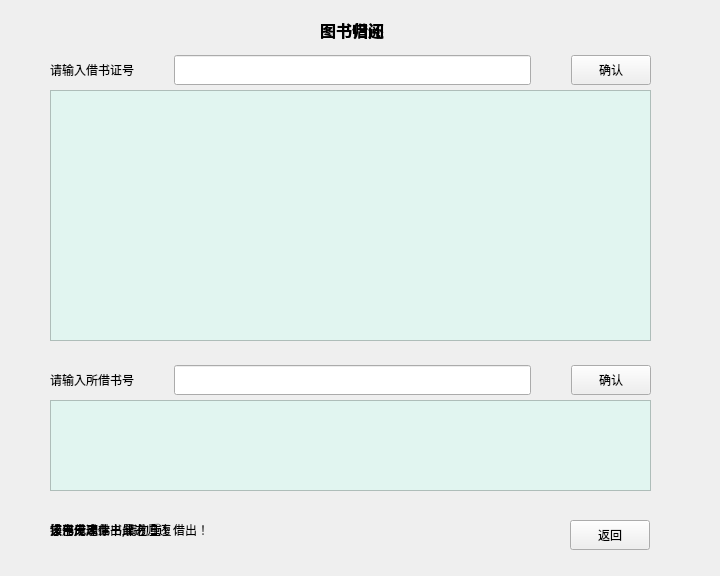
<?xml version="1.0" encoding="UTF-8"?>
<ui version="4.0">
 <class>borrow_return_page</class>
 <widget class="QWidget" name="borrow_return_page">
  <property name="geometry">
   <rect>
    <x>0</x>
    <y>0</y>
    <width>720</width>
    <height>576</height>
   </rect>
  </property>
  <property name="windowTitle">
   <string>Form</string>
  </property>
  <widget class="QLabel" name="borrow_label">
   <property name="geometry">
    <rect>
     <x>320</x>
     <y>10</y>
     <width>131</width>
     <height>40</height>
    </rect>
   </property>
   <property name="font">
    <font>
     <family>微软雅黑</family>
     <pointsize>12</pointsize>
     <weight>75</weight>
     <bold>true</bold>
    </font>
   </property>
   <property name="text">
    <string>图书借阅</string>
   </property>
  </widget>
  <widget class="QLabel" name="return_label">
   <property name="geometry">
    <rect>
     <x>320</x>
     <y>10</y>
     <width>131</width>
     <height>40</height>
    </rect>
   </property>
   <property name="font">
    <font>
     <family>微软雅黑</family>
     <pointsize>12</pointsize>
     <weight>75</weight>
     <bold>true</bold>
    </font>
   </property>
   <property name="text">
    <string>图书归还</string>
   </property>
  </widget>
  <widget class="QWidget" name="horizontalLayoutWidget">
   <property name="geometry">
    <rect>
     <x>50</x>
     <y>30</y>
     <width>601</width>
     <height>80</height>
    </rect>
   </property>
   <layout class="QHBoxLayout" name="horizontalLayout">
    <property name="spacing">
     <number>40</number>
    </property>
    <item>
     <widget class="QLabel" name="cno_sign">
      <property name="minimumSize">
       <size>
        <width>0</width>
        <height>30</height>
       </size>
      </property>
      <property name="maximumSize">
       <size>
        <width>16777215</width>
        <height>30</height>
       </size>
      </property>
      <property name="font">
       <font>
        <family>微软雅黑</family>
       </font>
      </property>
      <property name="text">
       <string>请输入借书证号</string>
      </property>
     </widget>
    </item>
    <item>
     <widget class="QLineEdit" name="cno_insertion">
      <property name="minimumSize">
       <size>
        <width>0</width>
        <height>30</height>
       </size>
      </property>
      <property name="maximumSize">
       <size>
        <width>16777215</width>
        <height>30</height>
       </size>
      </property>
     </widget>
    </item>
    <item>
     <widget class="QPushButton" name="cno_confirm">
      <property name="minimumSize">
       <size>
        <width>0</width>
        <height>30</height>
       </size>
      </property>
      <property name="maximumSize">
       <size>
        <width>16777215</width>
        <height>30</height>
       </size>
      </property>
      <property name="font">
       <font>
        <family>微软雅黑</family>
       </font>
      </property>
      <property name="text">
       <string>确认</string>
      </property>
     </widget>
    </item>
   </layout>
  </widget>
  <widget class="QTableView" name="tableView">
   <property name="geometry">
    <rect>
     <x>50</x>
     <y>90</y>
     <width>601</width>
     <height>251</height>
    </rect>
   </property>
   <property name="font">
    <font>
     <family>微软雅黑</family>
    </font>
   </property>
   <property name="styleSheet">
    <string notr="true">background-color: rgb(225, 245, 240);</string>
   </property>
  </widget>
  <widget class="QTableView" name="tableView_2">
   <property name="geometry">
    <rect>
     <x>50</x>
     <y>400</y>
     <width>601</width>
     <height>91</height>
    </rect>
   </property>
   <property name="font">
    <font>
     <family>微软雅黑</family>
    </font>
   </property>
   <property name="styleSheet">
    <string notr="true">background-color: rgb(225, 245, 240);</string>
   </property>
  </widget>
  <widget class="QWidget" name="horizontalLayoutWidget_2">
   <property name="geometry">
    <rect>
     <x>50</x>
     <y>340</y>
     <width>601</width>
     <height>80</height>
    </rect>
   </property>
   <layout class="QHBoxLayout" name="horizontalLayout_2">
    <property name="spacing">
     <number>40</number>
    </property>
    <item>
     <widget class="QLabel" name="bno_sign">
      <property name="minimumSize">
       <size>
        <width>0</width>
        <height>30</height>
       </size>
      </property>
      <property name="maximumSize">
       <size>
        <width>16777215</width>
        <height>30</height>
       </size>
      </property>
      <property name="font">
       <font>
        <family>微软雅黑</family>
       </font>
      </property>
      <property name="text">
       <string>请输入所借书号</string>
      </property>
     </widget>
    </item>
    <item>
     <widget class="QLineEdit" name="bno_insertion">
      <property name="minimumSize">
       <size>
        <width>0</width>
        <height>30</height>
       </size>
      </property>
      <property name="maximumSize">
       <size>
        <width>16777215</width>
        <height>30</height>
       </size>
      </property>
     </widget>
    </item>
    <item>
     <widget class="QPushButton" name="bno_confirm">
      <property name="minimumSize">
       <size>
        <width>0</width>
        <height>30</height>
       </size>
      </property>
      <property name="maximumSize">
       <size>
        <width>16777215</width>
        <height>30</height>
       </size>
      </property>
      <property name="font">
       <font>
        <family>微软雅黑</family>
       </font>
      </property>
      <property name="text">
       <string>确认</string>
      </property>
     </widget>
    </item>
   </layout>
  </widget>
  <widget class="QLabel" name="success_sign">
   <property name="geometry">
    <rect>
     <x>50</x>
     <y>520</y>
     <width>101</width>
     <height>20</height>
    </rect>
   </property>
   <property name="font">
    <font>
     <family>微软雅黑</family>
    </font>
   </property>
   <property name="text">
    <string>操作成功！</string>
   </property>
  </widget>
  <widget class="QLabel" name="error_1">
   <property name="geometry">
    <rect>
     <x>50</x>
     <y>520</y>
     <width>191</width>
     <height>20</height>
    </rect>
   </property>
   <property name="font">
    <font>
     <family>微软雅黑</family>
    </font>
   </property>
   <property name="text">
    <string>该书无库存！最近归还：</string>
   </property>
  </widget>
  <widget class="QLabel" name="error_2">
   <property name="geometry">
    <rect>
     <x>50</x>
     <y>520</y>
     <width>191</width>
     <height>20</height>
    </rect>
   </property>
   <property name="font">
    <font>
     <family>微软雅黑</family>
    </font>
   </property>
   <property name="text">
    <string>该用户未借出此书！</string>
   </property>
  </widget>
  <widget class="QPushButton" name="return_button">
   <property name="geometry">
    <rect>
     <x>570</x>
     <y>520</y>
     <width>80</width>
     <height>30</height>
    </rect>
   </property>
   <property name="minimumSize">
    <size>
     <width>0</width>
     <height>30</height>
    </size>
   </property>
   <property name="maximumSize">
    <size>
     <width>16777215</width>
     <height>30</height>
    </size>
   </property>
   <property name="font">
    <font>
     <family>微软雅黑</family>
    </font>
   </property>
   <property name="text">
    <string>返回</string>
   </property>
  </widget>
  <widget class="QLabel" name="return_date_label">
   <property name="geometry">
    <rect>
     <x>320</x>
     <y>520</y>
     <width>141</width>
     <height>20</height>
    </rect>
   </property>
   <property name="font">
    <font>
     <family>微软雅黑</family>
    </font>
   </property>
   <property name="text">
    <string/>
   </property>
  </widget>
  <widget class="QLabel" name="error_3">
   <property name="geometry">
    <rect>
     <x>50</x>
     <y>520</y>
     <width>261</width>
     <height>20</height>
    </rect>
   </property>
   <property name="font">
    <font>
     <family>微软雅黑</family>
    </font>
   </property>
   <property name="text">
    <string>您已借过此书,请勿重复借出！</string>
   </property>
  </widget>
 </widget>
 <resources/>
 <connections/>
</ui>
